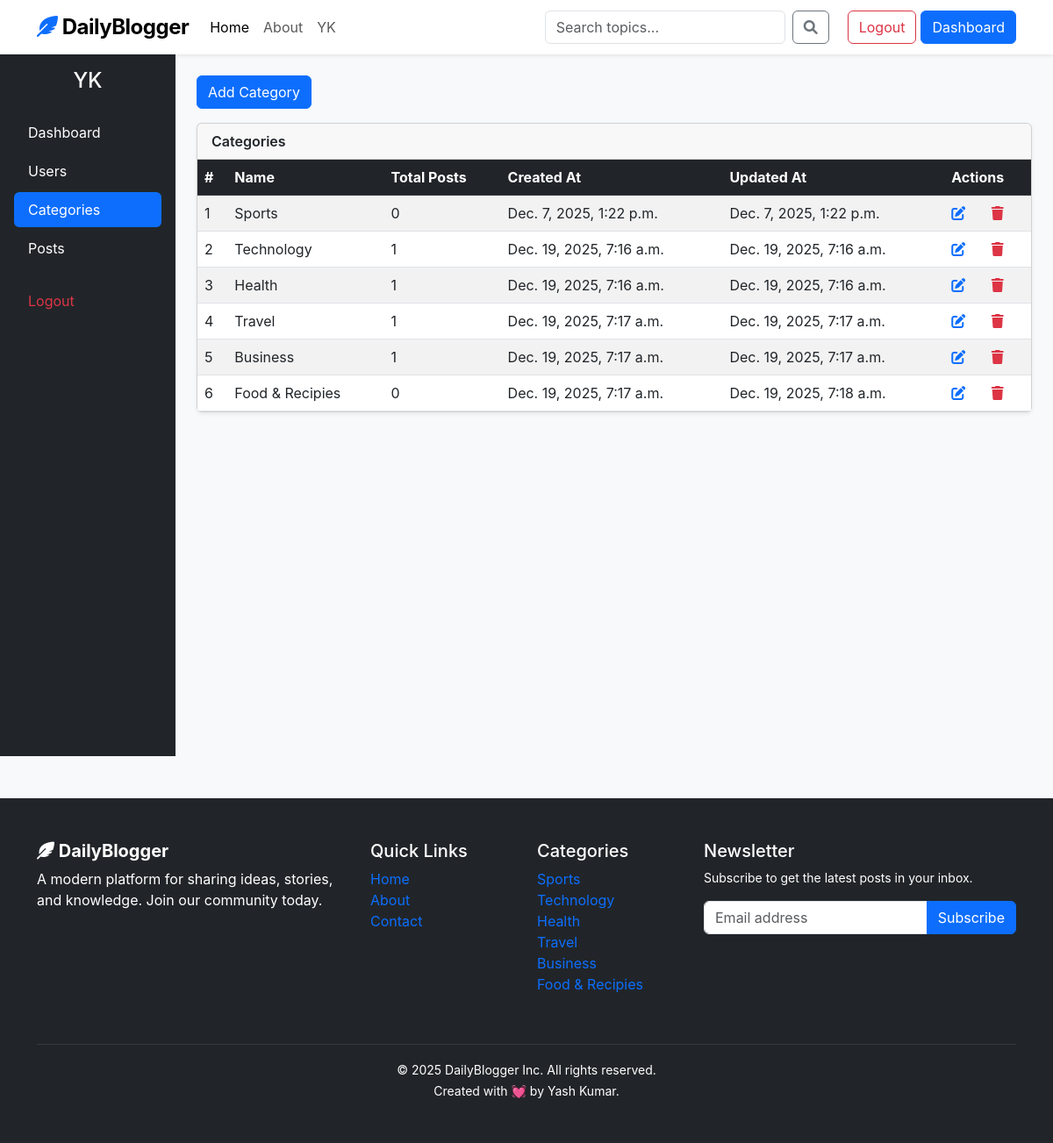
Screenshot of /dashboard/categories/ (signed in) with the database file from the repository.
### blog/models.py (models this page shows)
class Category(models.Model):
    category_name=models.CharField(max_length=50,unique=True)
    created_at= models.DateTimeField(auto_now_add=True)
    updated_at= models.DateTimeField(auto_now=True)
    class Meta:
        verbose_name_plural = "Categories"
    def __str__(self):
        return self.category_name

### dashboard/views.py (the view)
# urls.py: path('categories/', views.categories , name='categories'),
@login_required(login_url='login')
def categories(request):
    return render(request, 'dashboard/categories.html')

### blog/context_processors.py (called while the page is built)
def category_processor(request):
    categories = Category.objects.all()
    return dict(categories=categories)

### templates/dashboard/categories.html (shortened to what this page needs)
{% extends 'base.html' %}
{% block content %}
<div class="container-fluid">
  <div class="row min-vh-100">
    {% include 'dashboard/sidebar.html' %}
    <main class="col-12 col-md-9 col-lg-10 p-4">
      <a href="{% url 'add_category' %}" class="btn btn-primary mb-3">Add Category</a>
      <div class="card mb-4 shadow-sm">
        <div class="card-header fw-semibold">Categories</div>
        <div class="card-body p-0">
          <div class="table-responsive">
            <table class="table table-striped mb-0">
              <thead class="table-dark">
                <tr>
                  <th>#</th>
                  <th>Name</th>
                  <th>Total Posts</th>
                  <th>Created At</th>
                  <th>Updated At</th>
                  <th>Actions</th>
                </tr>
              </thead>
              <tbody>
                {% if categories %}
                {% for category in categories %}
                <tr>
                  <td>{{ forloop.counter }}</td>
                  <td>{{ category.category_name }}</td>
                  <td>{{ category.post_set.count }}</td>
                  <td>{{ category.created_at }}</td>
                  <td>{{ category.updated_at }}</td>
                  <td>
                        <a href="{% url 'edit_category' category.id %}"><i class="fa fa-edit text-primary me-3" style="cursor: pointer;"></i></a>
                        <a href="{% url 'delete_category' category.id %}"><i class="fa fa-trash text-danger" style="cursor: pointer;"></i></a>
                  </td>
                </tr>
                {% endfor %}
                {% else %}
                <tr>
                  <td colspan="5" class="text-center">
                    No categories available.
                  </td>
                </tr>
                {% endif %}
              </tbody>
            </table>
          </div>
        </div>
      </div>
    </main>
  </div>
</div>
{% endblock %}

### templates/base.html (shortened to what this page needs)
{% load static %}
<!DOCTYPE html>
<html lang="en">
<head>
    <link href="https://cdn.jsdelivr.net/npm/bootstrap@5.3.0/dist/css/bootstrap.min.css" rel="stylesheet">
    <link rel="stylesheet" href="https://cdnjs.cloudflare.com/ajax/libs/font-awesome/6.0.0/css/all.min.css">
    <link rel="stylesheet" href="{% static 'css/styles.css' %}">
</head>
<body>
    <nav class="navbar navbar-expand-lg navbar-light bg-white sticky-top shadow-sm">
        <div class="container">
            <a class="navbar-brand fw-bold" href="#"><i class="fas fa-feather-alt text-primary"></i> DailyBlogger</a>
            <div class="collapse navbar-collapse" id="navbarNav">
                <ul class="navbar-nav me-auto mb-2 mb-lg-0">
                    <li class="nav-item"><a class="nav-link active" href="{% url 'home' %}">Home</a></li>
                    <li class="nav-item"><a class="nav-link" href="https://yash4313.github.io/Portfolio/" target="_blank">About</a></li>
                    {% if user.is_authenticated %}
                    <li class="nav-item"><a class="nav-link" href="#">{{ user.username }}</a></li>
                    {% endif %}
                </ul>
                <form class="d-flex me-3" method="get" action="{% url 'search' %}">
                    <input class="form-control me-2" type="text" name="keyword" value="{{ query }}" placeholder="Search topics..." aria-label="Search">
                    <button class="btn btn-outline-secondary" type="submit"><i class="fas fa-search"></i></button>
                </form>
                {% if not user.is_authenticated %}
                <div class="d-flex gap-2">
                    <a href="{% url 'login' %}" class="btn btn-outline-primary">Login</a>
                    <a href="{% url 'register' %}" class="btn btn-primary">Sign Up</a>
                </div>
                {% else %}
                <div class="d-flex gap-2">
                    <a href="{% url 'logout' %}" class="btn btn-outline-danger" style="margin-left: 5px;">Logout</a>
                </div>
                <div class="d-flex gap-2">
                    <a href="{% url 'dashboard' %}" class="btn btn-primary" style="margin-left: 5px;">Dashboard</a>
                </div>
                {% endif %}
            </div>
        </div>
    </nav>
{% block content %}
{% endblock %}
    <footer class="bg-dark text-white py-5 mt-5">
        <div class="container">
            <div class="row">
                <div class="col-md-4 mb-4">
                    <h5 class="fw-bold"><i class="fas fa-feather-alt"></i> DailyBlogger</h5>
                    <p class="text-white">A modern platform for sharing ideas, stories, and knowledge. Join our community today.</p>
                </div>
                <div class="col-md-2 mb-4">
                    <h5>Quick Links</h5>
                    <ul class="list-unstyled text-small">
                        <li><a class="text-decoration-none text-grey hover-white" href="{% url 'home' %}">Home</a></li>
                        <li><a class="text-decoration-none text-grey hover-white" href="https://yash4313.github.io/Portfolio/" target="_blank">About</a></li>
                        <li><a class="text-decoration-none text-grey hover-white" href="#">Contact</a></li>
                    </ul>
                </div>
                <div class="col-md-2 mb-4">
                    <h5>Categories</h5>
                    <ul class="list-unstyled text-small">
                        {% for category in categories %}
                        <li><a class="text-decoration-none text-grey hover-white" href="{% url 'category_list' category.id %}">{{ category }}</a></li>
                        {% endfor %}
                    </ul>
                </div>
                <div class="col-md-4 mb-4">
                    <h5>Newsletter</h5>
                    <p class="text-white small">Subscribe to get the latest posts in your inbox.</p>
                    <div class="input-group mb-3">
                        <input type="text" class="form-control" placeholder="Email address">
                        <button class="btn btn-primary" type="button">Subscribe</button>
                    </div>
                </div>
            </div>
            <hr class="border-secondary">
            <div class="text-center text-white">
                <small>&copy; 2025 DailyBlogger Inc. All rights reserved.</small><br>
                <small> Created with 💓 by Yash Kumar.</small>
            </div>
        </div>
    </footer>
</body>
</html>

### templates/dashboard/sidebar.html
<aside class="col-12 col-md-3 col-lg-2 bg-dark text-white p-3">
  <h4 class="text-center mb-4">{{ user }}</h4>
  <ul class="nav nav-pills flex-column gap-1">
    <li class="nav-item">
      <a class="nav-link text-white {% if '/dashboard/' == request.path %}bg-primary{% endif %}" href="{% url 'dashboard' %}">Dashboard</a>
    </li>
    {% if perms.auth.view_user %}
    <li class="nav-item">
      <a class="nav-link text-white {% if '/users/' in request.path %}bg-primary{% endif %}" href="{% url 'users' %}">Users</a>
    </li>
    {% endif %}
    <li class="nav-item">
      <a class="nav-link text-white {% if '/categories/' in request.path %}bg-primary{% endif %}" href="{% url 'categories' %}">Categories</a>
    </li>
    <li class="nav-item">
      <a class="nav-link text-white {% if '/posts/' in request.path %}bg-primary{% endif %}" href="{% url 'posts' %}">Posts</a>
    </li>
    <li class="nav-item mt-3">
      <a class="nav-link text-danger" href="{% url 'logout' %}">Logout</a>
    </li>
  </ul>
</aside>

### blog_main/static/css/styles.css (style rules this page uses)
body { font-family: -apple-system, BlinkMacSystemFont, "Segoe UI", Roboto, "Helvetica Neue", Arial, sans-serif; background-color: #f8f9fa; }
.navbar-brand { font-size: 1.5rem; letter-spacing: -0.5px; }

### rows the page displays
Category: category_name "Sports", post_set.count "0", created_at "Dec. 7, 2025, 1:22 p.m.", updated_at "Dec. 7, 2025, 1:22 p.m."
Category: category_name "Technology", post_set.count "1", created_at "Dec. 19, 2025, 7:16 a.m.", updated_at "Dec. 19, 2025, 7:16 a.m."
Category: category_name "Health", post_set.count "1", created_at "Dec. 19, 2025, 7:16 a.m.", updated_at "Dec. 19, 2025, 7:16 a.m."
Category: category_name "Travel", post_set.count "1", created_at "Dec. 19, 2025, 7:17 a.m.", updated_at "Dec. 19, 2025, 7:17 a.m."
Category: category_name "Business", post_set.count "1", created_at "Dec. 19, 2025, 7:17 a.m.", updated_at "Dec. 19, 2025, 7:17 a.m."
Category: category_name "Food & Recipies", post_set.count "0", created_at "Dec. 19, 2025, 7:17 a.m.", updated_at "Dec. 19, 2025, 7:18 a.m."

### other values shown
{{ user.username }} "YK"
{{ user }} "YK"
